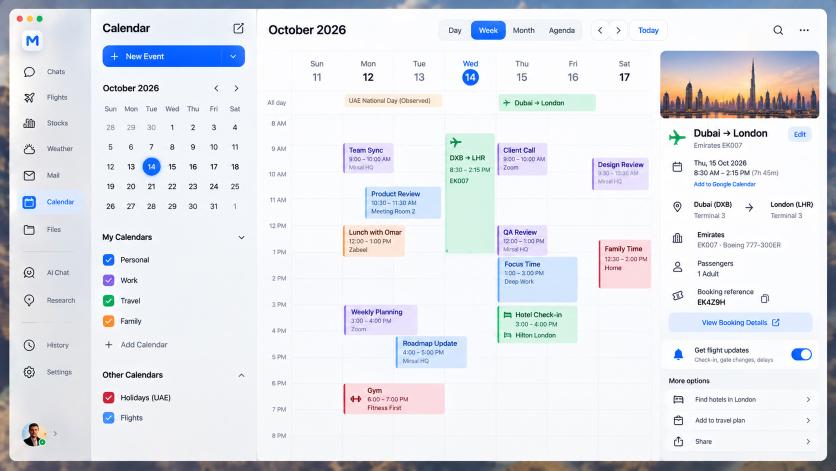
#> input picture Slides/Calender.jpg, 1672 x 941 px (shown at 1/2 size); its folder holds only this picture in this run
$ python combine_slides.py
#> lines starting #> are read from the running program, lines starting #| are printed output that depends on the picture
from PIL import Image
import os
import glob

# Get all images from Slides directory
slides_dir = 'Slides'
image_files = sorted(glob.glob(os.path.join(slides_dir, '*.jpg')))

print(f"Found {len(image_files)} images")

# Load all images
images = []
for img_file in image_files:
    img = Image.open(img_file)
#> img is the input picture: PIL image 1672x941 RGB; mean R, G, B 225.2, 227.8, 234.2
    images.append(img)

# Calculate dimensions for the grid
# Assuming all images have the same dimensions, use the first one as reference
sample_img = images[0]
original_width, original_height = sample_img.size
#> original_width = 1672; original_height = 941

# Each slide at 50% size
slide_width = original_width // 2
#> slide_width = 836
slide_height = original_height // 2
#> slide_height = 470

# 2x2 grid, so output image is 2 slides wide and 2 slides tall
output_width = slide_width * 2
#> output_width = 1672
output_height = slide_height * 2
#> output_height = 940

# Create 4 output images
for i in range(4):
    # Create a white canvas
    output_img = Image.new('RGB', (output_width, output_height), 'white')

    # Place 4 slides in 2x2 grid
    for j in range(4):
        slide_index = i * 4 + j

        if slide_index < len(images):
            # Resize slide to 50%
            slide = images[slide_index].resize((slide_width, slide_height), Image.Resampling.LANCZOS)

            # Calculate position in grid
            row = j // 2
            col = j % 2
            x = col * slide_width
            y = row * slide_height

            # Paste slide onto canvas
            output_img.paste(slide, (x, y))

    # Save output image
    output_path = f'output_grid_{i + 1}.jpg'
    output_img.save(output_path, 'JPEG', quality=95)
    print(f"Created {output_path}")
#> this loop made 4 passes
#> pass 1, `output_img.save(output_path, 'JPEG', quality=95)`:
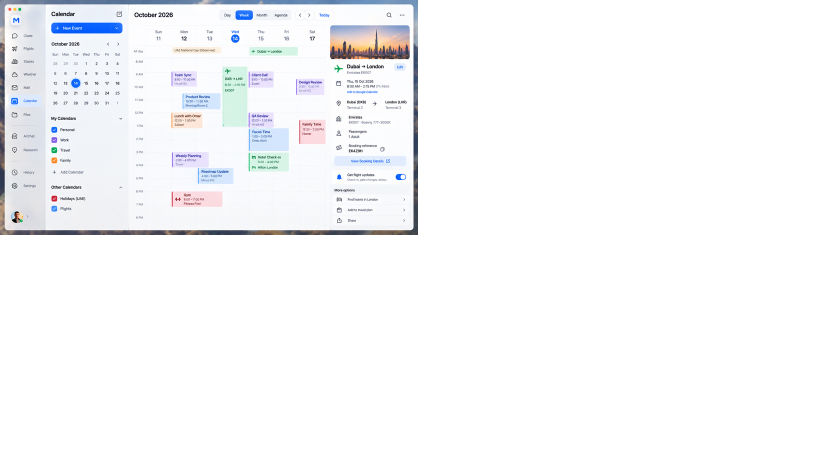
#> saved as output_grid_1.jpg: PIL image 1672x940 RGB (shown at 1/2 size); mean R, G, B 247.5, 248.2, 249.8
#> after the loop:
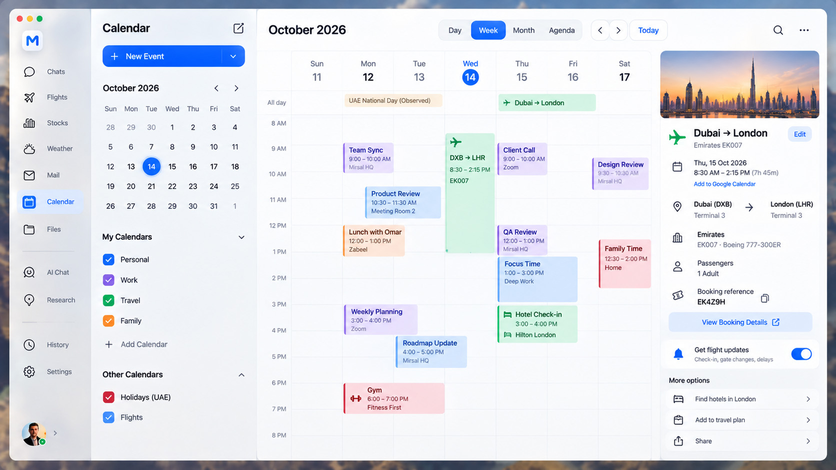
#> slide: PIL image 836x470 RGB; mean R, G, B 225.1, 227.8, 234.2

print("Done!")

$ run again, on Slides/Weather.jpg
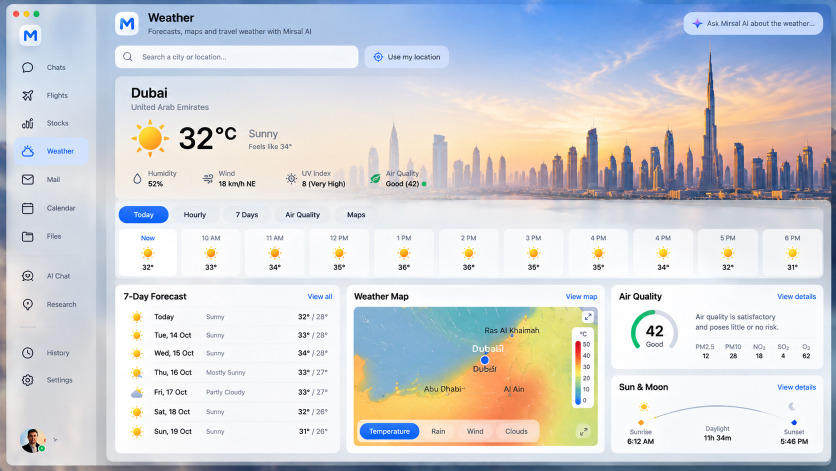
#> input picture Slides/Weather.jpg, 1672 x 941 px (shown at 1/2 size)
#> img is the input picture: PIL image 1672x941 RGB; mean R, G, B 208.4, 210.6, 215
#> the loop `for i in range(4):` made 4 passes
#> pass 1, `output_img.save(output_path, 'JPEG', quality=95)`:
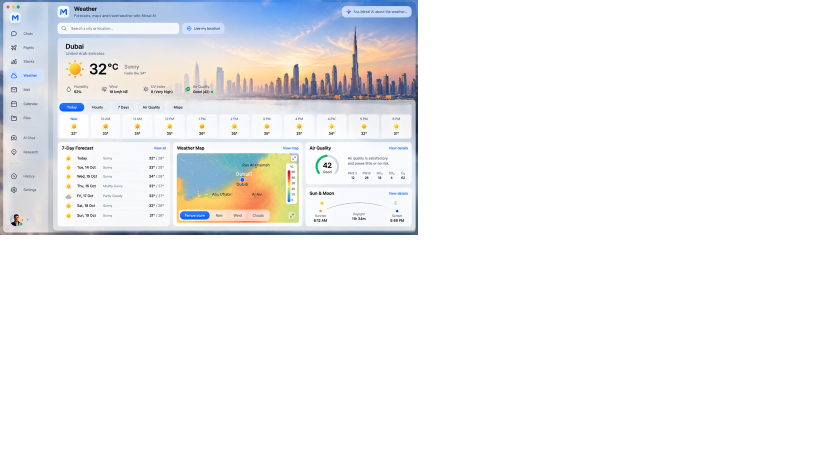
#> saved as output_grid_1.jpg: PIL image 1672x940 RGB (shown at 1/2 size); mean R, G, B 243.3, 243.9, 245
#> after the loop `for i in range(4):`:
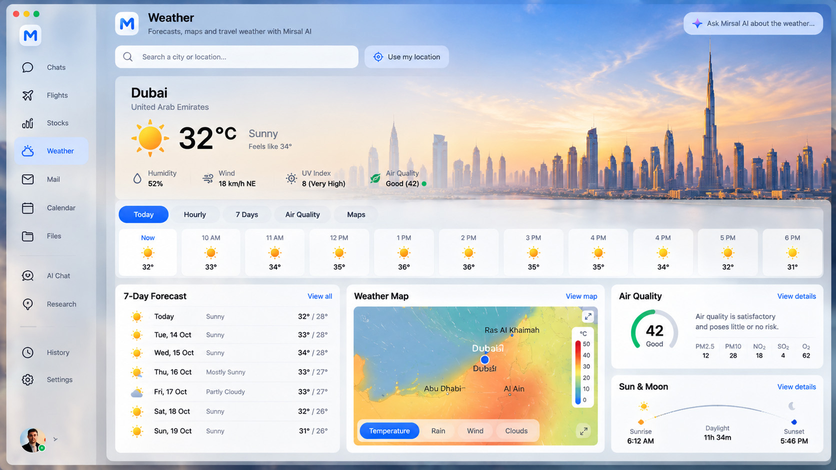
#> slide: PIL image 836x470 RGB; mean R, G, B 208.4, 210.5, 215

$ run again, on Slides/Chat.jpg
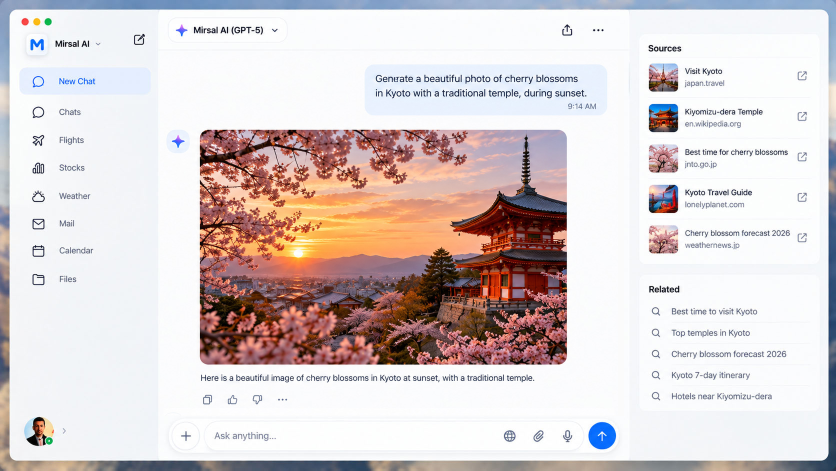
#> input picture Slides/Chat.jpg, 1672 x 941 px (shown at 1/2 size)
#> img is the input picture: PIL image 1672x941 RGB; mean R, G, B 217.4, 207.1, 207
#> the loop `for i in range(4):` made 4 passes
#> pass 1, `output_img.save(output_path, 'JPEG', quality=95)`:
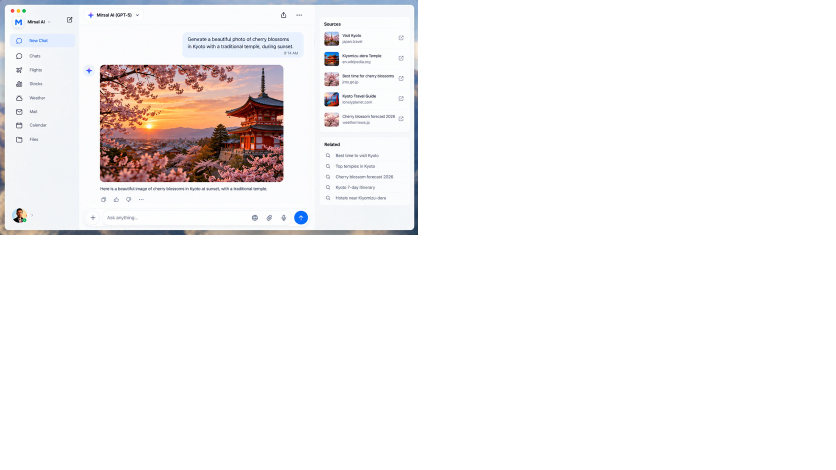
#> saved as output_grid_1.jpg: PIL image 1672x940 RGB (shown at 1/2 size); mean R, G, B 245.6, 243, 243
#> after the loop `for i in range(4):`:
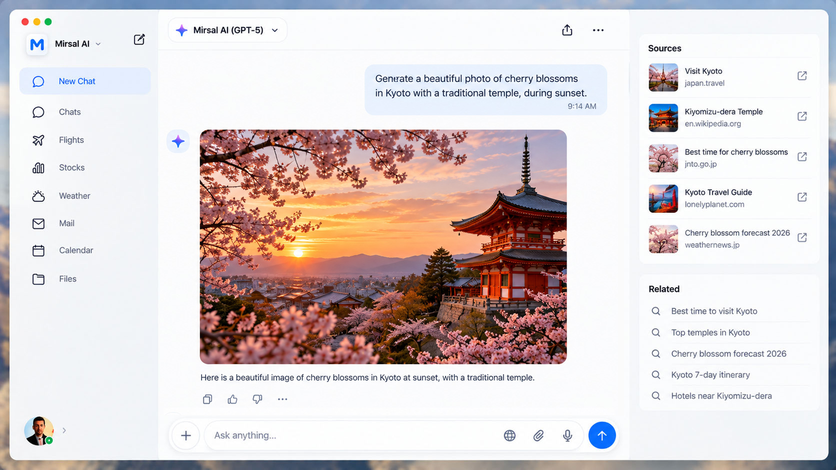
#> slide: PIL image 836x470 RGB; mean R, G, B 217.4, 207.1, 206.9
